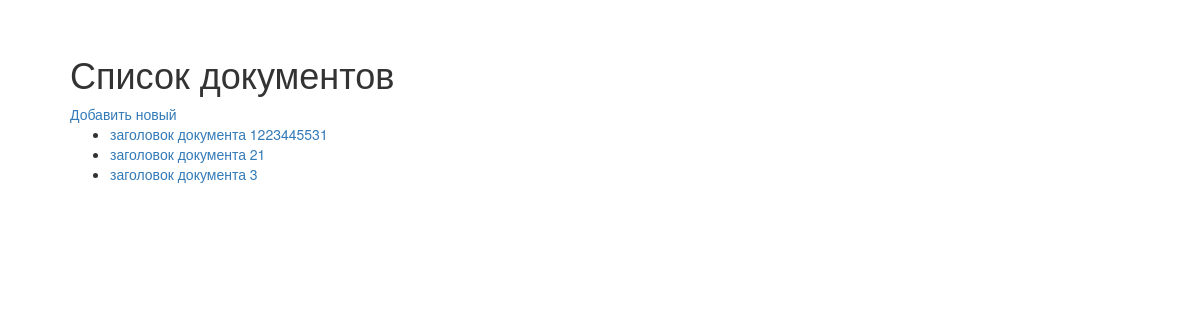
Page /docs on the earlier database version.
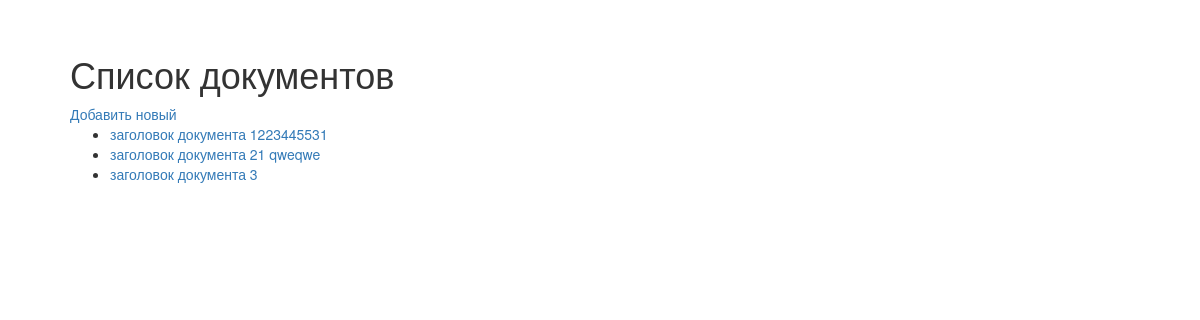
Same page on the later database version.
### models.py (models this page shows)
class Document(Base):
    __tablename__ = 't_doc'
    id = Column(Integer, primary_key=True)
    title = Column(String(100), nullable=False)
    content = Column(String(250), nullable=False)
    is_deleted = Column(Boolean, default=False)

### storage.py (the view)
@app.route('/')
@app.route('/docs')
@error_exceptions
def docs():
    docs=DB.get_doc_list()
    return render_template('doc_list.html', docs=docs)

### DB_ORM.py (called while the page is built)
def get_doc_list(is_deleted=False):
    if is_deleted:
        return session.query(Document).all()
    return session.query(Document).filter_by(is_deleted=is_deleted).all()

### storage.py (called while the page is built)
def error_exceptions(func):
    @wraps(func)
    def inner_func(*args, **kwargs):
        try:
            return func(*args, **kwargs)
        except NotFoundDocumentError as err:
            return render_template('error_404.html', error=str(err))
        except SaveDocumentError as err:
            return render_template('error_save.html', error=str(err))
        except Exception as err:
            return render_template('error.html', error=str(err))
    return inner_func

### templates/doc_list.html
{% extends 'base.html' %}
{% block content %}
    <h1>Список документов</h1>
    <a href="{{ url_for('save_doc') }}">Добавить новый</a>
    <ul>
        {% for doc in docs %}
            <li><a href="{{ url_for('get_doc', doc_id=doc.id) }}">{{ doc.title }}</a></li>
        {% endfor %}
    </ul>
{% endblock %}

Differences in the rows shown:
changed Document: title "заголовок документа 21" → "заголовок документа 21 qweqwe"
